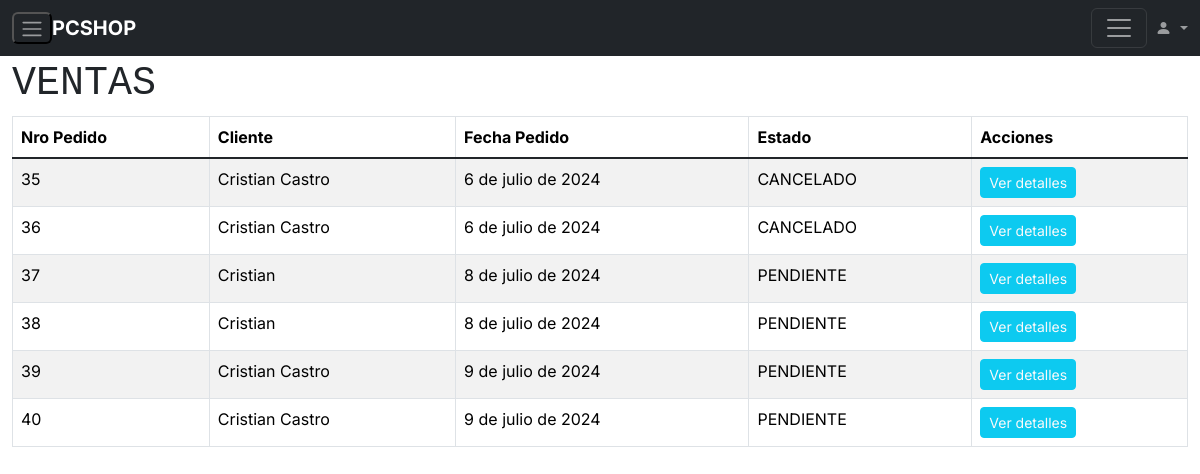
The page /dashboard/ventas on the database its author committed.
### aplicacion/models.py (models this page shows)
class Pedido(models.Model):
    nro_pedido= models.AutoField(primary_key=True,null=False)
    total_pedido = models.IntegerField(default=0, validators=[MinValueValidator(0),MaxValueValidator(999999999999)],null=False)
    email=models.ForeignKey(Cliente,on_delete=models.PROTECT)
    fecha_pedido = models.DateField(null=False)
    direccion_pedido = models.CharField(max_length=500, null=True)
    estado_pedido=models.CharField(default="PENDIENTE", max_length=10, null=False, choices=ESTADO_PEDIDO)

class Cliente(models.Model):
    email=models.EmailField(primary_key=True, verbose_name='E-mail', null=False)
    rut=models.CharField(max_length=10, null = True)
    nombre=models.CharField(max_length=50, null=True)
    direccion=models.CharField(max_length=500, null=True)

### aplicacion/views.py (the view)
# urls.py: path('dashboard/ventas', ventas, name='ventas'),
def ventas(request):
    pedidos=Pedido.objects.all()
    clientes=Cliente.objects.all()
    datos={
        "pedido":pedidos,
        "clientes":clientes
    }
    return render(request,'aplicacion/dashboard/ventas.html', datos)

### aplicacion/templates/aplicacion/dashboard/ventas.html (shortened to what this page needs)
{% load static%}
<!DOCTYPE html>
<html lang="en">
<head>
  <link href="https://cdn.jsdelivr.net/npm/bootstrap@5.3.3/dist/css/bootstrap.min.css" rel="stylesheet">
  <link rel="stylesheet" href="https://cdn.jsdelivr.net/npm/bootstrap-icons@1.11.3/font/bootstrap-icons.min.css">
  <link rel="stylesheet" href="{% static "aplicacion/css/style.css" %}">
</head>
<body>
  {% include "aplicacion/dashboard/navbar.html"%}
  <div class="container-fluid" style="margin-top: 5vw;">
    <H1 class="font-monospace  text-uppercase">Ventas</H1>
      <table class="table table-bordered table-striped">
          <thead>
              <tr>
                <th scope="col">Nro Pedido</th>
                <th scope="col">Cliente</th>
                <th scope="col">Fecha Pedido</th>
                <th scope="col">Estado</th>
                <th scope="col">Acciones</th>
              </tr>
          </thead>
          <tbody class="table-group-divider">
            {% for b in pedido %}
            <td>{{b.nro_pedido}}</td>
            <td>{{b.email.nombre}}</td>
            <td>{{b.fecha_pedido}}</td>
            <td>{{b.estado_pedido}}</td>
            <td><a href="{% url "detalle" b.nro_pedido %}" role="button" class="btn btn-info btn-sm text-light">Ver detalles</a></td>
            {% endfor %}
          </tbody>
        </table>
      </div>
</body>
</html>

### aplicacion/static/aplicacion/css/style.css (style rules this page uses)
body, button { font-family: "Inter", sans-serif; }
:root { --offcanvas-width: 270px; --topNavbarHeight: 56px; }
@media (min-width: 992px) { body { overflow: auto !important; } }
a { color: unset; text-decoration: none; }

### rows shown on the page
Pedido: nro_pedido "35", email.nombre "Cristian Castro", fecha_pedido "6 de julio de 2024", estado_pedido "CANCELADO"
Pedido: nro_pedido "36", email.nombre "Cristian Castro", fecha_pedido "6 de julio de 2024", estado_pedido "CANCELADO"
Pedido: nro_pedido "37", email.nombre "Cristian", fecha_pedido "8 de julio de 2024", estado_pedido "PENDIENTE"
Pedido: nro_pedido "38", email.nombre "Cristian", fecha_pedido "8 de julio de 2024", estado_pedido "PENDIENTE"
Pedido: nro_pedido "39", email.nombre "Cristian Castro", fecha_pedido "9 de julio de 2024", estado_pedido "PENDIENTE"
Pedido: nro_pedido "40", email.nombre "Cristian Castro", fecha_pedido "9 de julio de 2024", estado_pedido "PENDIENTE"
